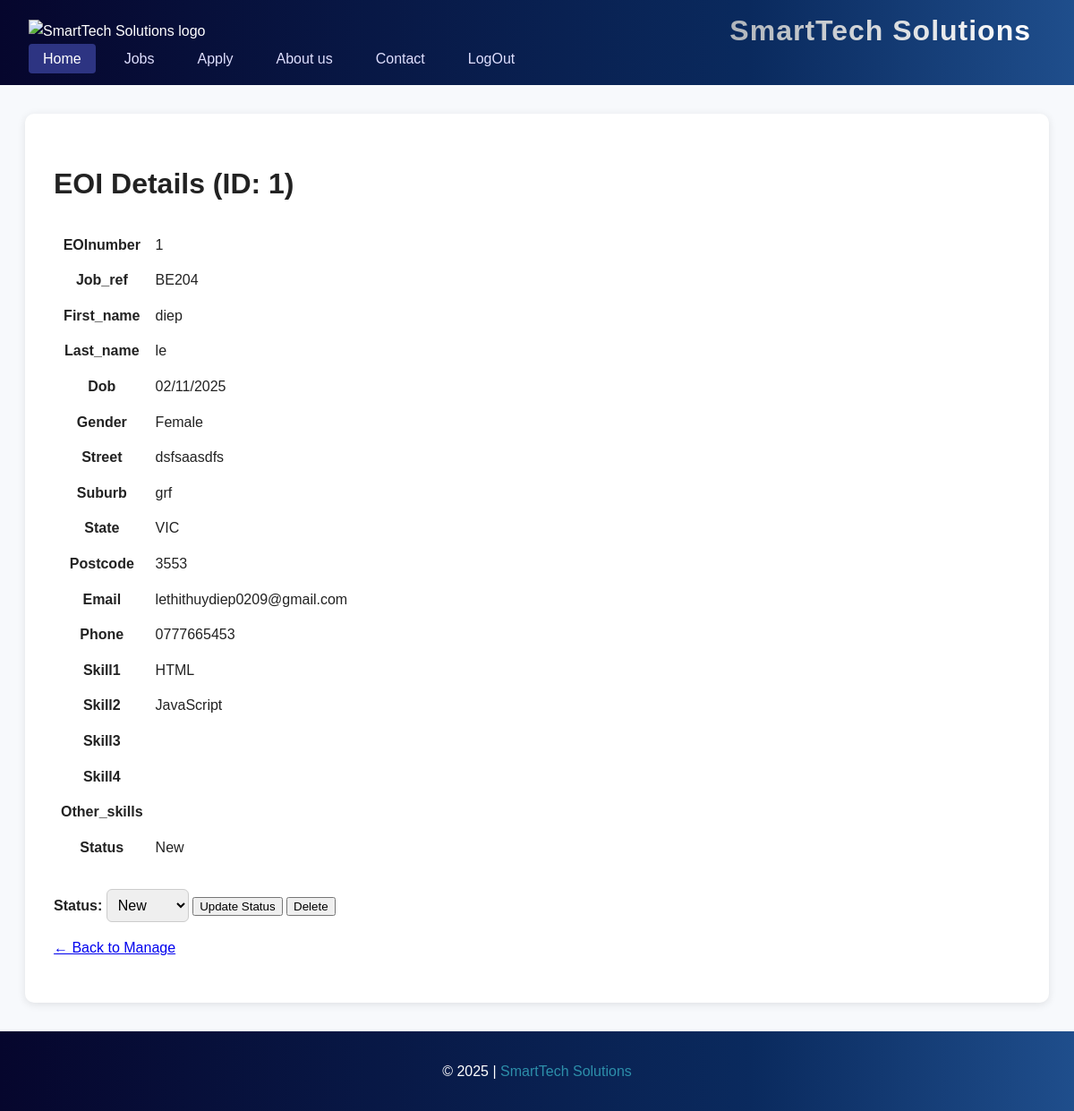
The page /view_eoi.php?id=1 (signed in) on the database its author committed.
### tables this page shows
CREATE TABLE `eoi` (
  `EOInumber` int(11) NOT NULL,
  `job_ref` varchar(5) NOT NULL,
  `first_name` varchar(20) NOT NULL,
  `last_name` varchar(20) NOT NULL,
  `dob` varchar(10) NOT NULL,
  `gender` enum('Male','Female','Other') NOT NULL,
  `street` varchar(40) NOT NULL,
  `suburb` varchar(40) NOT NULL,
  `state` varchar(3) NOT NULL,
  `postcode` varchar(4) NOT NULL,
  `email` varchar(50) NOT NULL,
  `phone` varchar(12) NOT NULL,
  `skill1` varchar(30) DEFAULT NULL,
  `skill2` varchar(30) DEFAULT NULL,
  `skill3` varchar(30) DEFAULT NULL,
  `skill4` varchar(30) DEFAULT NULL,
  `other_skills` text DEFAULT NULL,
  `status` enum('New','Current','Final') DEFAULT 'New'
);

### view_eoi.php (the view, shortened to what this page needs)
<?php
require_once "settings.php";
$eoi_id = intval($_GET['id'] ?? 0);
$sql = "SELECT * FROM eoi WHERE EOInumber = ?";
$stmt = $conn->prepare($sql);
$stmt->bind_param("i", $eoi_id);
$stmt->execute();
$result = $stmt->get_result();
$eoi = $result->fetch_assoc();
?>
<!DOCTYPE html>
<html>
<head>
    <link rel="stylesheet" href="styles/styles.css">
</head>
<body>
    <?php include 'header.inc'; ?>
    <main class="view-container">
        <h1>EOI Details (ID: <?= $eoi['EOInumber'] ?>)</h1>
        <table class="view-table" border="0" cellpadding="6">
            <?php foreach ($eoi as $key => $val): ?>
                <tr>
                    <th><?= htmlspecialchars(ucfirst($key)) ?></th>
                    <td><?= nl2br(htmlspecialchars($val)) ?></td>
                </tr>
            <?php endforeach; ?>
        </table>
        <br>
        <form action="update_status.php" method="post" style="display:inline-block;">
            <label>Status:
                <select name="status">
                    <?php
                    foreach (['New', 'Current', 'Final'] as $s) {
                        $sel = ($s === $eoi['status']) ? "selected" : "";
                        echo "<option value='$s' $sel>$s</option>";
                    }
                    ?>
                </select>
            </label>
            <button type="submit">Update Status</button>
        </form>
        <form action="delete_eoi.php" method="post" style="display:inline-block;"
            onsubmit="return confirm('Delete this EOI?');">
            <button type="submit">Delete</button>
        </form>
        <p><a href="manage.php">← Back to Manage</a></p>
    </main>
    <?php include 'footer.inc'; ?>
</body>
</html>

### styles/styles.css (style rules this page uses)
body { font-family: Arial, sans-serif; margin: 0; padding: 0; line-height: 1.6; background-color: #f7f9fc; color: #222; }
form { display: flex; flex-direction: column; gap: 1.5rem; }
label { width: 180px; font-weight: 600; }
input[type="text"], input[type="email"], input[type="tel"], input[type="date"], select, textarea { flex: 1; padding: 0.5rem; border: 1px solid #ccc; border-radius: 6px; font-size: 1rem; }
main { width: 90%; max-width: 1200px; margin: 2rem auto; background: #ffffff; padding: 2rem; border-radius: 10px; box-shadow: 0 2px 10px rgba(0, 0, 0, 0.1); }

### rows shown on the page
eoi: EOInumber "1", job_ref "BE204", first_name "diep", last_name "le", dob "02/11/2025", gender "Female", street "dsfsaasdfs", suburb "grf", state "VIC", postcode "3553", email "lethithuydiep0209@gmail.com", phone "0777665453", skill1 "HTML", skill2 "JavaScript", status "New"

### other values the page prints
$key "EOInumber"
$key "Job_ref"
$key "First_name"
$key "Last_name"
$key "Dob"
$key "Gender"
$key "Street"
$key "Suburb"
$key "State"
$key "Postcode"
$key "Email"
$key "Phone"
$key "Skill1"
$key "Skill2"
$key "Skill3"
